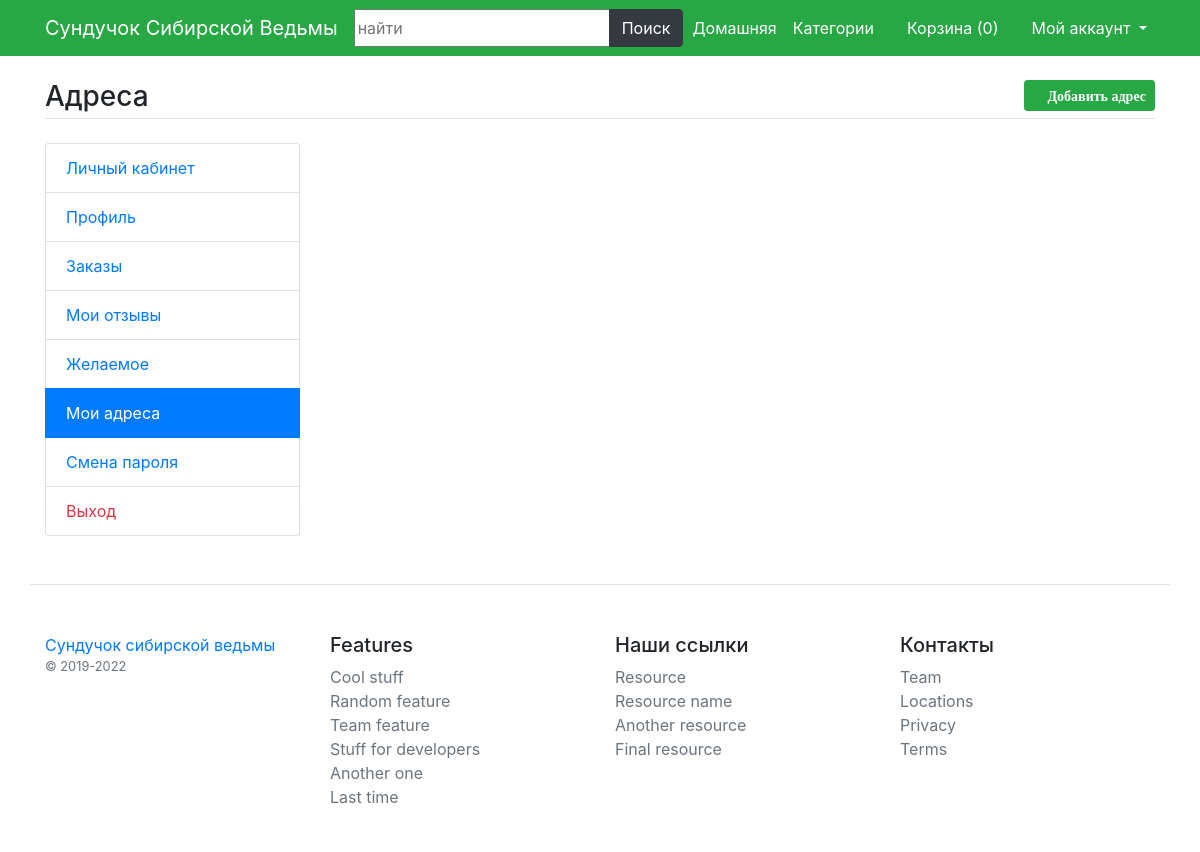
The page /my-addressbook (signed in) on the database as committed earlier.
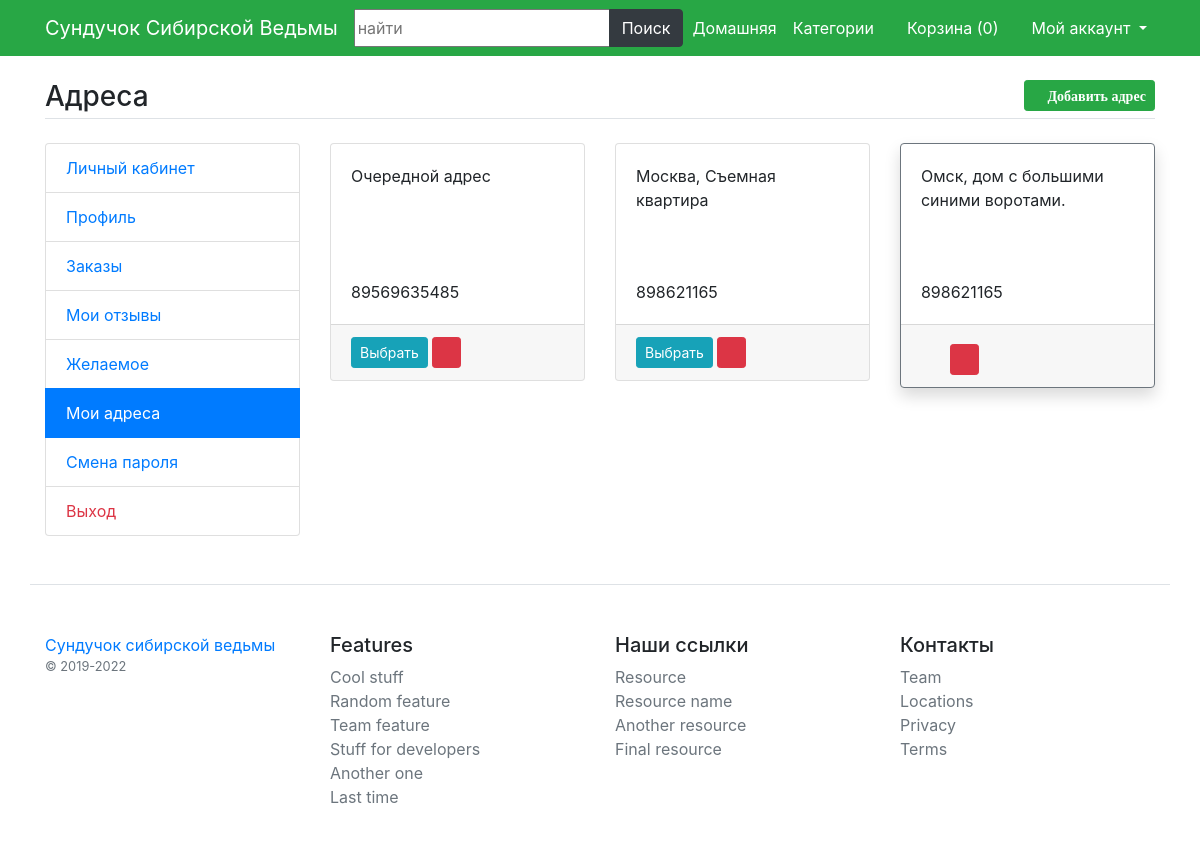
The same page on the database as committed later.
### main/models.py (models this page shows)
class UserAddressBook(models.Model):
    user = models.ForeignKey(User,on_delete=models.CASCADE, verbose_name='Пользователь')
    mobile = models.CharField(max_length=12, null=True, verbose_name='Телефон')
    address = models.TextField(verbose_name='Адрес')
    status = models.BooleanField(default=False, verbose_name='Текущий адрес')
    class Meta:
        verbose_name = 'Адреса'
        verbose_name_plural='05. Адресная книга'

### main/views.py (the view)
# urls.py: path('my-addressbook',views.my_addressbook, name='my-addressbook'),
def my_addressbook(request):
    addbook = UserAddressBook.objects.filter(user=request.user).order_by('-id')
    return render(request, 'user/addressbook.html', {'addbook':addbook})

### main/template_context.py (called while the page is built)
def get_filters(request):
    cats = Product.objects.distinct().values('category__title', 'category__id')
    minMaxPrice = Product.objects.aggregate(Min('price', output_field=FloatField()), Max('price', output_field=FloatField()))
    data = {
        'cats': cats,
        'minMaxPrice': minMaxPrice,
    }
    return data

### main/templates/user/addressbook.html (shortened to what this page needs)
{% extends 'base.html' %}
{% load static %}
{% block content %}
<main class="container my-4">
	<h3 class="my-4 border-bottom pb-1">Адреса <a href="{% url 'add_address' %}" class="float-right btn btn-sm btn-success"><i class="fa fa-plus">  Добавить адрес</i></a></h3>
	<div class="row">
		<div class="col-md-3">
			{% include 'user/user-sidebar.html' %}
		</div>
		<div class="col-md-9">
			<div class="row">
				{% for add in addbook %}
				<div class="col-md-4">
					<div class="card mb-3 {% if add.status %}border-secondary shadow{% endif %} address{{add.id}} address">
						<div class="card-body">
							<p class="box-element">{{add.address}}</p>
							<p class="card-text">{{add.mobile}}</p>
						</div>
						{% if add.status %}
						<div class="card-footer">
							<i class="fa fa-check-square fa-2x text-success check{{add.id}} check"></i>
							<button data-address="{{add.id}}" class="btn btn-sm btn-danger delete-address"><i class="fa fa-trash-alt"></i></button>
							<a href="{% url 'update-address' add.id %}" class="float-right"><i class="fa fa-edit"></i></a>
						</div>
						{% else %}
						<div class="card-footer footer{{add.id}}">
							<button data-address="{{add.id}}" class="btn btn-sm btn-info activate-address btn{{add.id}} actbtn">Выбрать</button>
							<button data-address="{{add.id}}" class="btn btn-sm btn-danger delete-address"><i class="fa fa-trash-alt"></i></button>
							<a href="{% url 'update-address' add.id %}" class="float-right"><i class="fa fa-edit"></i></a>
						</div>
						{% endif %}
					</div>
				</div>
				{% endfor %}
			</div>
		</div>
	</div>
</main>
{% endblock %}

### main/templates/base.html (shortened to what this page needs)
{% load static %}
<!DOCTYPE html>
<html>
<head>
	<link rel="stylesheet" type="text/css" href="{% static 'fontawesome-free/css/all.min.css' %}" />
	<link rel="stylesheet" type="text/css" href="{% static 'bs4/bootstrap.min.css' %}" />
	<link rel="stylesheet" type="text/css" href="{% static 'custom.css' %}" />
</head>
<body>
	<nav class="navbar navbar-expand-lg navbar-dark bg-success">
		<div class="container">
		  <a class="navbar-brand" href="/">Сундучок Сибирской Ведьмы</a>
		  <div class="collapse navbar-collapse" id="navbarNav">
		  	<form class="form-inline my-2 my-lg-0" action="/search" method="get">
		      <div class="input-group">
				  <input name="q" type="text" class="search" placeholder="найти" />
				  <div class="input-group-append">
				    <button class="btn btn-dark" type="submit" id="button-addon2">Поиск</button>
				  </div>
				</div>
		    </form>
		    <ul class="navbar-nav ml-auto">
		      <li class="nav-item">
		        <a class="nav-link text-white" href="/">Домашняя</a>
		      </li>
		      <li class="nav-item">
		        <a class="nav-link text-white" href="{% url 'category-list' %}">Категории</a>
		      </li>
		      <li class="nav-item">
		        <a class="nav-link text-white" href="{% url 'cart' %}"><i class="fa fa-shopping-cart"></i> Корзина (<span class="cart-list">{{request.session.cartdata|length}}</span>)</a>
		      </li>
		      <li class="nav-item dropdown">
		        <a class="nav-link text-white dropdown-toggle" href="#" id="navbarDropdown" role="button" data-toggle="dropdown" aria-haspopup="true" aria-expanded="false">
		          <i class="fa fa-user"></i> Мой аккаунт
		        </a>
		      </li>
		    </ul>
		  </div>
		</div>
    </nav>
    {% block content %}
    {% endblock %}
<footer class="pt-4 my-md-5 pt-md-5 border-top container">
    <div class="row">
        <div class="col-12 col-md">
        <a href="#">Сундучок сибирской ведьмы</a>
        <small class="d-block mb-3 text-muted">&copy; 2019-2022</small>
        </div>
        <div class="col-6 col-md">
        <h5>Features</h5>
        <ul class="list-unstyled text-small">
            <li><a class="text-muted" href="#">Cool stuff</a></li>
            <li><a class="text-muted" href="#">Random feature</a></li>
            <li><a class="text-muted" href="#">Team feature</a></li>
            <li><a class="text-muted" href="#">Stuff for developers</a></li>
            <li><a class="text-muted" href="#">Another one</a></li>
            <li><a class="text-muted" href="#">Last time</a></li>
        </ul>
        </div>
        <div class="col-6 col-md">
        <h5>Наши ссылки</h5>
        <ul class="list-unstyled text-small">
            <li><a class="text-muted" href="#">Resource</a></li>
            <li><a class="text-muted" href="#">Resource name</a></li>
            <li><a class="text-muted" href="#">Another resource</a></li>
            <li><a class="text-muted" href="#">Final resource</a></li>
        </ul>
        </div>
        <div class="col-6 col-md">
        <h5>Контакты</h5>
        <ul class="list-unstyled text-small">
            <li><a class="text-muted" href="#">Team</a></li>
            <li><a class="text-muted" href="#">Locations</a></li>
            <li><a class="text-muted" href="#">Privacy</a></li>
            <li><a class="text-muted" href="#">Terms</a></li>
        </ul>
        </div>
    </div>
    </footer>
</body>
</html>

### main/templates/user/user-sidebar.html
<div class="list-group">
	<a href="{% url 'my_dashboard' %}" class="list-group-item {% if request.path == '/my-dashboard' %} active {% endif %}">Личный кабинет</a>
    <a href="{% url 'edit-profile' %}" class="list-group-item {% if request.path == '/edit-profile' %}active {% endif %}">Профиль</a>
	<a href="{% url 'my_orders' %}" class="list-group-item {% if request.path == '/my-orders' %} active {% endif %}">Заказы</a>
    <a href="{% url 'my-reviews' %}" class="list-group-item {% if request.path == '/my-reviews' %}active {% endif %}">Мои отзывы</a>
    <a href="{% url 'my_wishlist' %}" class="list-group-item {% if request.path == '/my-wishlist' %}active {% endif %}">Желаемое</a>
    <a href="{% url 'my-addressbook' %}" class="list-group-item {% if request.path == '/my-addressbook' %}active {% endif %}">Мои адреса</a>
    <a href="{% url 'password_change' %}" class="list-group-item {% if request.path == '/accounts/password_change/' %}active {% endif %}">Смена пароля</a>
    <a href="{% url 'logout' %}" class="text-danger list-group-item">Выход</a>
</div>

### main/static/custom.css (style rules this page uses)
.box-element { width: 100%; height: 100px; }
.fa-check-square { position:relative; right:0; left:0; top:7px; bottom:0; }

Rows that differ between the two databases and show on the page:
added UserAddressBook: address "Очередной адрес", mobile "89569635485"
added UserAddressBook: address "Москва, Съемная квартира", mobile "898621165"
added UserAddressBook: address "Омск, дом с большими синими воротами.", mobile "898621165", status True (drawn)
